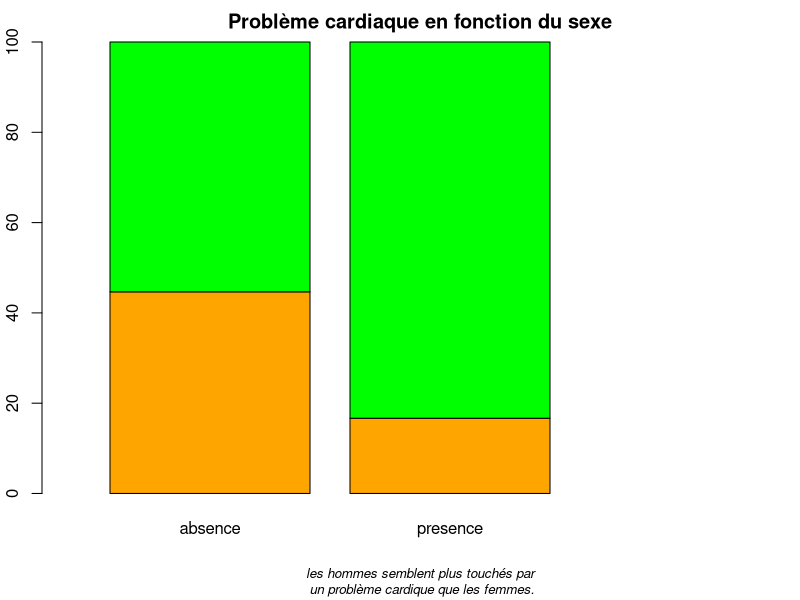

Here is the R script that generated this plot: (Note: this script raises an error after producing the figure.)
## ---- chunk 1
# code R
aggregate(. ~ Species, iris, mean)
## ---- chunk 2
heart = read.table("donnees/heart.txt", header = TRUE)
## ---- chunk 3
knitr::kable(head(heart))
## ---- chunk 4
par(mar = c(5, 2, 2, 0) + .1)
couleurs = c("orange", "green")
barplot(prop.table(table(heart$sexe, heart$coeur), margin = 2) * 100,
        main = "Problème cardiaque en fonction du sexe",
        sub = "les hommes semblent plus touchés par\n un problème cardique que les femmes.", 
        cex.sub = .8, font.sub = 3,
        xlim = c(0, 3.5),
        col = couleurs)
legend("right", legend = levels(heart$sexe), fill = couleurs, bty = "n", text.width = .8, title = "Sexe")
